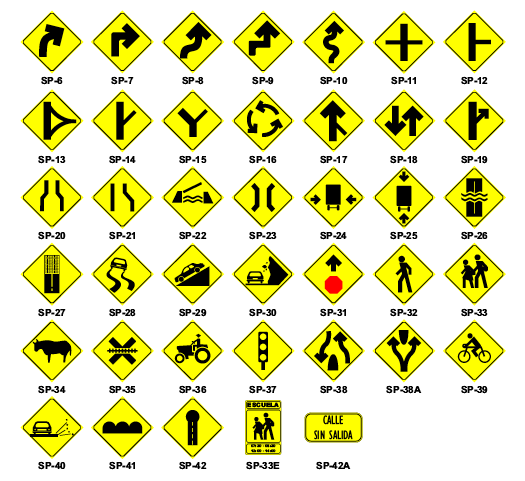
#> input picture proyecto/signals/1.png, 525 x 481 px, found by its file name; its folder holds only this picture in this run
$ python surfDetector.py signals/1.png
#> lines starting #> are read from the running program, lines starting #| are printed output that depends on the picture
#!/usr/bin/python

########################################################################
# This program is free software: you can redistribute it and/or modify #
# it under the terms of the GNU General Public License as published by #
# the Free Software Foundation, either version 3 of the License, or    #
# at your option) any later version.                                   #
#                                                                      #
# This program is distributed in the hope that it will be useful,      #
# but WITHOUT ANY WARRANTY; without even the implied warranty of       #
# MERCHANTABILITY or FITNESS FOR A PARTICULAR PURPOSE.  See the        #
# GNU General Public License for more details.                         #
#                                                                      #
# You should have received a copy of the GNU General Public License    #
# along with this program.  If not, see <http://www.gnu.org/licenses/>.#
########################################################################

import cv2 as cv
import numpy as np
from sys import argv

# ==========================================================================
# surfDetector
#
# Gets an external filename
# Uses the SURF Feature detection method to obtain the keypoints
# and descriptors from the image
# Saves the keypoints and descriptors on a *.npy file
# BUG: Cannot save the keypoints
# Show the features in a cv windo
#
# ==========================================================================

# Paths to save the corresponding data,please create the folders before use the tool
keypointsPath = "./keypoints/"
descriptorsPath = "./descriptors/"
arrayPath = "./images/"
imagePath = "./signals/"

image = imagePath + argv[1]
name = argv[1].split(".")[0]

im2 = cv.imread(image)
#> im2 is the input picture: shape (481, 525, 3); mean B, G, R 170.8, 228.3, 228.6
im = cv.cvtColor(im2, cv.COLOR_BGR2GRAY)
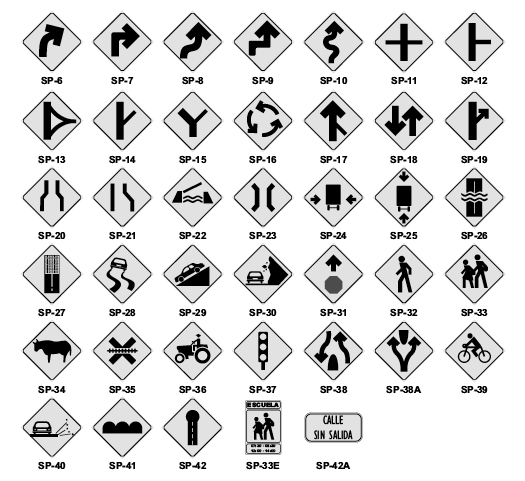
#> im: shape (481, 525); min 0, max 255, mean 221.8
#> (the run stopped early here; a loop or call above may not have finished)

$ run again, on proyecto/signals/camion.png
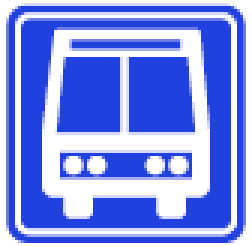
#> input picture proyecto/signals/camion.png, 84 x 82 px, found by its file name (shown 3 times larger)
#> im2 is the input picture: shape (82, 84, 3); mean B, G, R 236.5, 147.2, 129.9
#> `im = cv.cvtColor(im2, cv.COLOR_BGR2GRAY)`:
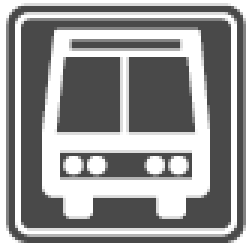
#> im: shape (82, 84) (shown 3 times larger); min 73, max 255, mean 152

$ run again, on proyecto/signals/ceda.png
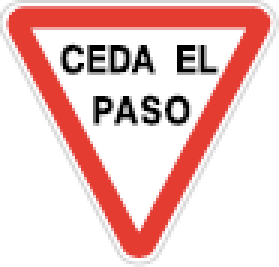
#> input picture proyecto/signals/ceda.png, 93 x 89 px, found by its file name (shown 3 times larger)
#> im2 is the input picture: shape (89, 93, 3); mean B, G, R 197.2, 199.5, 236.1
#> `im = cv.cvtColor(im2, cv.COLOR_BGR2GRAY)`:
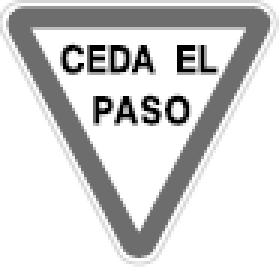
#> im: shape (89, 93) (shown 3 times larger); min 0, max 255, mean 210.2

$ run again, on proyecto/signals/cruce.png
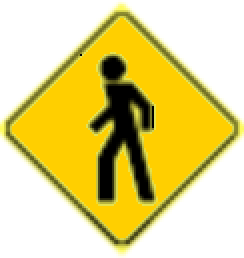
#> input picture proyecto/signals/cruce.png, 122 x 129 px, found by its file name (shown 2 times larger)
#> im2 is the input picture: shape (129, 122, 3); mean B, G, R 134.5, 212.1, 226.5
#> `im = cv.cvtColor(im2, cv.COLOR_BGR2GRAY)`:
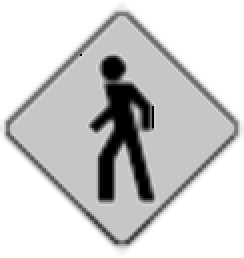
#> im: shape (129, 122) (shown 2 times larger); min 0, max 255, mean 207.7

$ run again, on proyecto/signals/2.png
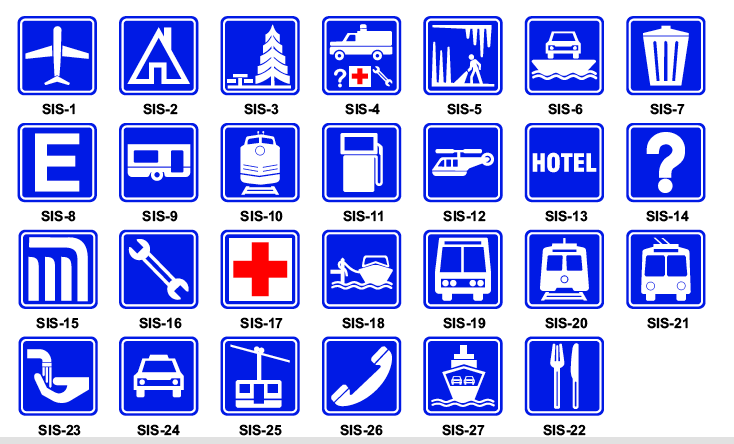
#> input picture proyecto/signals/2.png, 734 x 444 px, found by its file name
#> im2 is the input picture: shape (444, 734, 3); mean B, G, R 239.9, 169.5, 162.2
#> `im = cv.cvtColor(im2, cv.COLOR_BGR2GRAY)`:
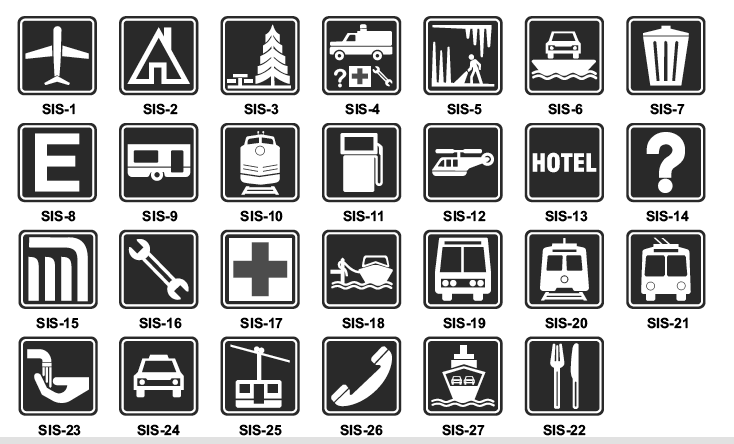
#> im: shape (444, 734); min 0, max 255, mean 175.2
